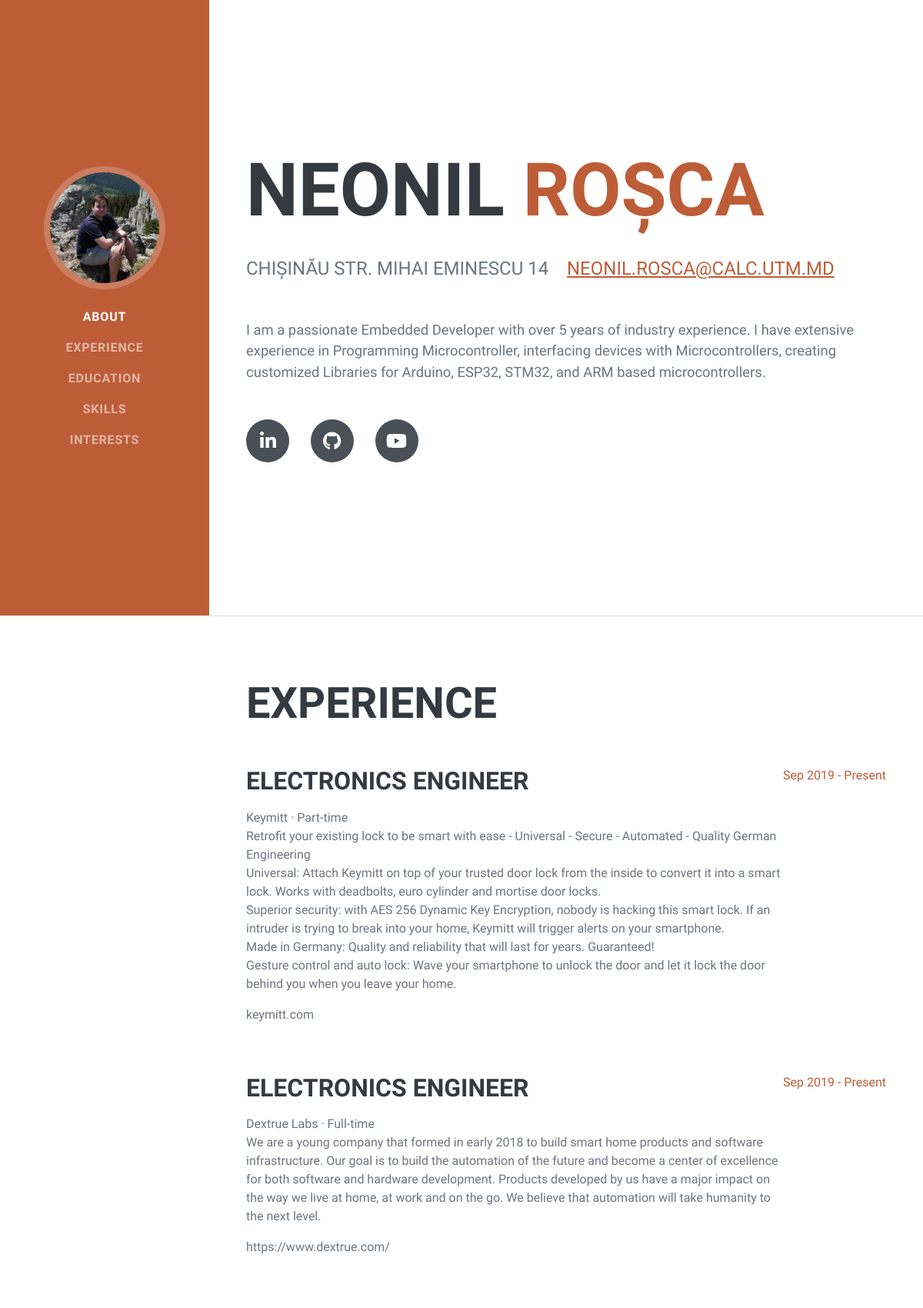
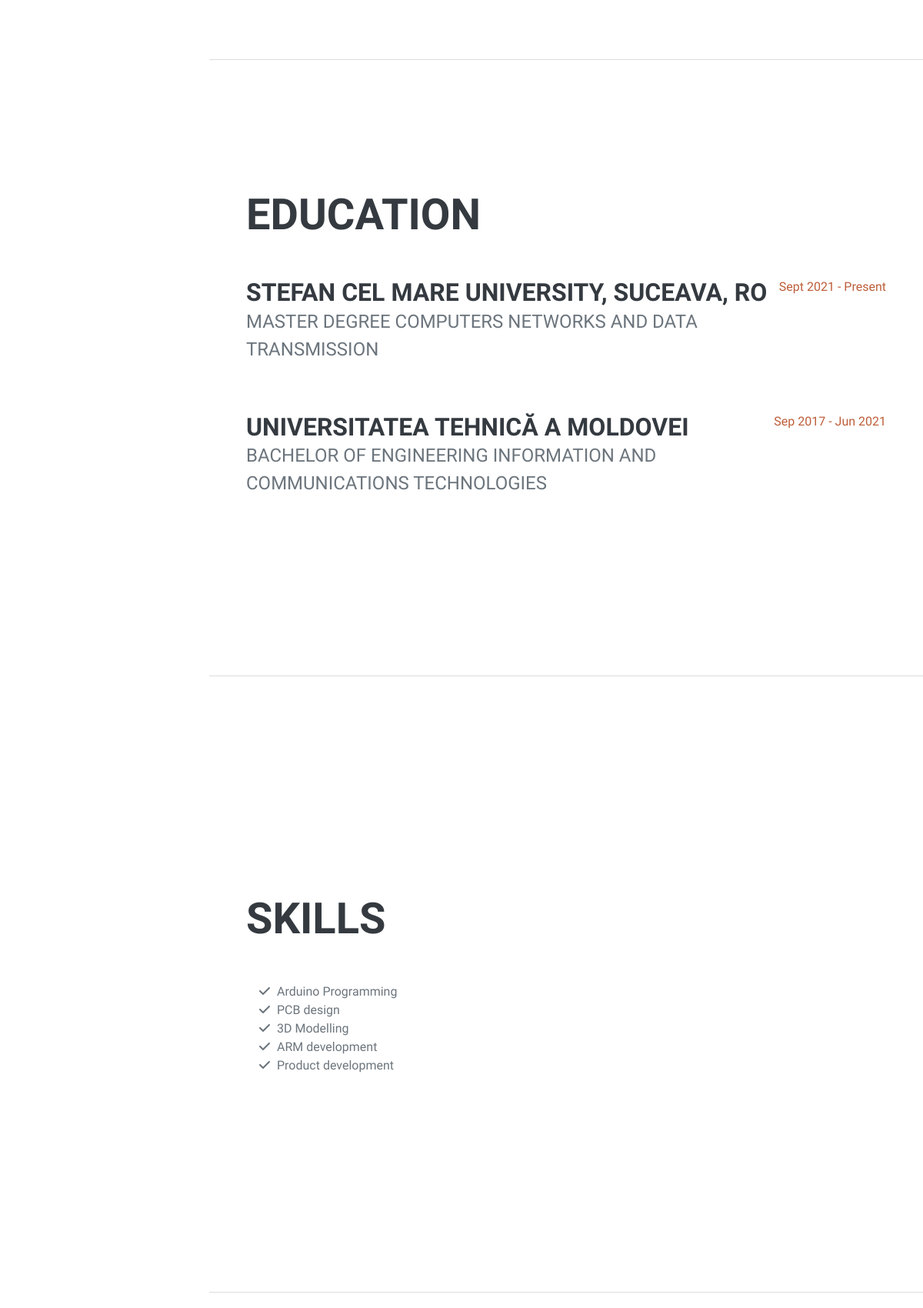
Page /person/1 (upper part) on the committed database (2 pictures, top to bottom).
### CV/models.py (models this page shows)
class Person(models.Model):
    image         = models.ImageField(upload_to ='uploads/')
    name          = models.CharField(max_length=40)
    surname       = models.CharField(max_length=40)
    address       = models.CharField(max_length=100)
    email         = models.EmailField()
    description   = models.CharField(max_length=500)
    linkedin      = models.URLField()
    github        = models.URLField()
    youtube       = models.URLField()
    exp_title_1   = models.CharField(max_length=50)
    experience_1  = models.TextField()
    dur_exp_1     = models.CharField(max_length=40)
    exp_title_2   = models.CharField(max_length=50)
    experience_2  = models.TextField()
    dur_exp_2     = models.CharField(max_length=40)
    edu_title_1   = models.CharField(max_length=50)
    education_1   = models.TextField()
    dur_edu_1     = models.CharField(max_length=40)
    edu_title_2   = models.CharField(max_length=50)
    education_2   = models.TextField()
    dur_edu_2     = models.CharField(max_length=40)
    skill_1       = models.CharField(max_length=40)
    skill_2       = models.CharField(max_length=40)
    skill_3       = models.CharField(max_length=40)
    skill_4       = models.CharField(max_length=40)
    skill_5       = models.CharField(max_length=40)
    interests     = models.TextField()

### CV/views.py (the view)
# urls.py: path('person/<int:person_id>',views.person_by_id, name='person_by_id'),
def person_by_id (request,person_id):
    person = Person.objects.get(pk=person_id)
    return render(request, 'index.html',{'person':person})

### CV/templates/index.html (shortened to what this page needs)
{% load static %}
<!DOCTYPE html>
<html lang="en">
    <head>
        <link rel="stylesheet" href="{% static 'css/styles.css' %}">
    </head>
    <body id="page-top">
        <nav class="navbar navbar-expand-lg navbar-dark bg-primary fixed-top" id="sideNav">
            <a class="navbar-brand js-scroll-trigger" href="#page-top">
                <span class="d-none d-lg-block"><img class="img-fluid img-profile rounded-circle mx-auto mb-2" src="../../media/{{person.image}}" alt="..." /></span>
            </a>
            <div class="collapse navbar-collapse" id="navbarResponsive">
                <ul class="navbar-nav">
                    <li class="nav-item"><a class="nav-link js-scroll-trigger" href="#about">About</a></li>
                    <li class="nav-item"><a class="nav-link js-scroll-trigger" href="#experience">Experience</a></li>
                    <li class="nav-item"><a class="nav-link js-scroll-trigger" href="#education">Education</a></li>
                    <li class="nav-item"><a class="nav-link js-scroll-trigger" href="#skills">Skills</a></li>
                    <li class="nav-item"><a class="nav-link js-scroll-trigger" href="#interests">Interests</a></li>
                </ul>
            </div>
        </nav>
        <div class="container-fluid p-0">
            <section class="resume-section" id="about">
                <div class="resume-section-content">
                    <h1 class="mb-0">
                      {{person.name}}
                        <span class="text-primary">{{person.surname}}<br></span>
                    </h1>
                    <div class="subheading mb-5">
                      <br>
                        {{person.address}}  &nbsp&nbsp
                        <a href="mailto:name@email.com"> {{person.email}}</a>
                    </div>
                    <p class="lead mb-5">{{person.description}}</p>
                    <div class="social-icons">
                        <a target='_blank' class="social-icon" href={{person.linkedin}}><i class="fab fa-linkedin-in"></i></a>
                        <a target='_blank' class="social-icon" href={{person.github}}><i class="fab fa-github"></i></a>
                        <a target='_blank' class="social-icon" href={{person.youtube}}><i class="fab fa-youtube"></i></a>
                    </div>
                </div>
            </section>
            <hr class="m-0" />
            <section class="resume-section" id="experience">
                <div class="resume-section-content">
                    <h2 class="mb-5">Experience</h2>
                    <div class="d-flex flex-column flex-md-row justify-content-between mb-5">
                        <div class="flex-grow-1">
                            <h3 class="mb-0">{{person.exp_title_1}}</h3>
                            <p>{{person.experience_1|linebreaks}}</p>
                        </div>
                        <div class="flex-shrink-0"><span class="text-primary">{{person.dur_exp_1}}</span></div>
                    </div>
                    <div class="d-flex flex-column flex-md-row justify-content-between mb-5">
                        <div class="flex-grow-1">
                            <h3 class="mb-0">{{person.exp_title_2}}</h3>
                            <p>{{person.experience_2|linebreaks}}</p>
                        </div>
                        <div class="flex-shrink-0"><span class="text-primary">{{person.dur_exp_2}}</span></div>
                    </div>
                </div>
            </section>
            <hr class="m-0" />
            <section class="resume-section" id="education">
                <div class="resume-section-content">
                    <h2 class="mb-5">Education</h2>
                    <div class="d-flex flex-column flex-md-row justify-content-between mb-5">
                        <div class="flex-grow-1">
                            <h3 class="mb-0">{{person.edu_title_1}}</h3>
                            <div class="subheading mb-3">{{person.education_1}}</div>
                        </div>
                        <div class="flex-shrink-0"><span class="text-primary">{{person.dur_edu_1}}</span></div>
                    </div>
                    <div class="d-flex flex-column flex-md-row justify-content-between mb-5">
                        <div class="flex-grow-1">
                            <h3 class="mb-0">{{person.edu_title_2}}</h3>
                            <div class="subheading mb-3">{{person.education_2}}</div>
                        </div>
                        <div class="flex-shrink-0"><span class="text-primary">{{person.dur_edu_2}}</span></div>
                    </div>
                </div>
            </section>
            <hr class="m-0" />
            <section class="resume-section" id="skills">
                <div class="resume-section-content">
                    <h2 class="mb-5">Skills</h2>
                    <ul class="fa-ul mb-0">
                        <li>
                            <span class="fa-li"><i class="fas fa-check"></i></span>
                            {{person.skill_1}}
                        </li>
                        <li>
                            <span class="fa-li"><i class="fas fa-check"></i></span>
                            {{person.skill_2}}
                        </li>
                        <li>
                            <span class="fa-li"><i class="fas fa-check"></i></span>
                            {{person.skill_3}}
                        </li>
                        <li>
                            <span class="fa-li"><i class="fas fa-check"></i></span>
                            {{person.skill_4}}
                        </li>
                        <li>
                            <span class="fa-li"><i class="fas fa-check"></i></span>
                            {{person.skill_5}}
                        </li>
                    </ul>
                </div>
            </section>
            <hr class="m-0" />
            <section class="resume-section" id="interests">
            </section>
    </body>
</html>

### rows in the picture
Person: image (picture), name "NEONIL", surname "ROȘCA", address "CHIȘINĂU STR. MIHAI EMINESCU 14", email "NEONIL.ROSCA@CALC.UTM.MD", description "I am a passionate Embedded Developer with over 5 years of industry experience. I have extensive experience in Programming Microcontroller, interfacing devices with Microcontrollers, creating customized Libraries for Arduino, ESP32, STM32, and ARM based microcontrollers.", exp_title_1 "ELECTRONICS ENGINEER", experience_1 "Keymitt · Part-time Retrofit your existing lock to be smart with ease - Universal - Secure - Automated - Quality German Engineering Universal: Attach Keymitt on top of your trusted door lock from the inside to convert it into a smart lock. Works with deadbolts, euro cylinder and mortise door locks. Superior security: with AES 256 Dynamic Key Encryption, nobody is hacking this smart lock. If an intruder is trying to break into your home, Keymitt will trigger alerts on your smartphone. Made in Germany: Quality and reliability that will last for years. Guaranteed! Gesture control and auto lock: Wave your smartphone to unlock the door and let it lock the door behind you when you leave your…", dur_exp_1 "Sep 2019 - Present", exp_title_2 "ELECTRONICS ENGINEER", experience_2 "Dextrue Labs · Full-time We are a young company that formed in early 2018 to build smart home products and software infrastructure. Our goal is to build the automation of the future and become a center of excellence for both software and hardware development. Products developed by us have a major impact on the way we live at home, at work and on the go. We believe that automation will take humanity to the next level. https://www.dextrue.com/", dur_exp_2 "Sep 2019 - Present", edu_title_1 "STEFAN CEL MARE UNIVERSITY, SUCEAVA, RO", education_1 "MASTER DEGREE COMPUTERS NETWORKS AND DATA TRANSMISSION", dur_edu_1 "Sept 2021 - Present", edu_title_2 "UNIVERSITATEA TEHNICĂ A MOLDOVEI", education_2 "BACHELOR OF ENGINEERING INFORMATION AND COMMUNICATIONS TECHNOLOGIES", dur_edu_2 "Sep 2017 - Jun 2021", skill_1 "Arduino Programming", skill_2 "PCB design", skill_3 "3D Modelling", skill_4 "ARM development", skill_5 "Product development"
